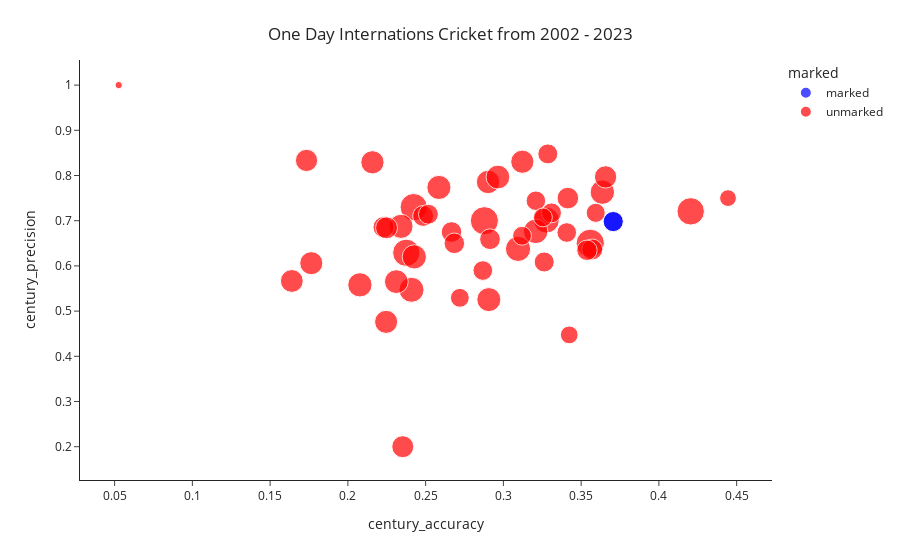

Source (notebook cell):
### Code cell
import plotly.express as px

fig = px.scatter(
    plyer_stats, 
    x="century_accuracy", 
    y="century_precision", 
    size="sample", 
    hover_name="player_name", 
    color="marked",
    color_discrete_map={'unmarked': 'red', 'marked': 'blue', "fab_four": "green"},
    template="simple_white",
    )

fig.update_layout(
    title={
        'text': "One Day Internations Cricket from 2002 - 2023",
        'y':0.95,
        'x':0.5,
        'xanchor': 'center',
        'yanchor': 'top'})

fig.show()

### Figure 1 — Plotly figure (JSON) as saved in the notebook; plotly's stock layout.template omitted (floating-point values rounded to 4 significant figures)
{"data": [{"hovertemplate": "<b>%{hovertext}</b><br><br>marked=marked<br>century_accuracy=%{x}<br>century_precision=%{y}<br>sample=%{marker.size}<extra></extra>", "hovertext": ["SR Tendulkar", "SR Tendulkar"], "legendgroup": "marked", "marker": {"color": "blue", "size": [143, 143], "sizemode": "area", "sizeref": 0.7025, "symbol": "circle"}, "mode": "markers", "name": "marked", "orientation": "v", "showlegend": true, "type": "scatter", "x": [0.3706, 0.3706], "xaxis": "x", "y": [0.6981, 0.6981], "yaxis": "y"}, {"hovertemplate": "<b>%{hovertext}</b><br><br>marked=unmarked<br>century_accuracy=%{x}<br>century_precision=%{y}<br>sample=%{marker.size}<extra></extra>", "hovertext": ["V Kohli", "KC Sangakkara", "MS Dhoni", "RG Sharma", "AB de Villiers", "TM Dilshan", "LRPL Taylor", "DPMD Jayawardene", "Tamim Iqbal", "HM Amla", "MJ Guptill", "EJG Morgan", "MJ Clarke", "Mushfiqur Rahim", "RT Ponting", "Yuvraj Singh", "S Dhawan", "Shakib Al Hasan", "KS Williamson", "WU Tharanga", "CH Gayle", "Mohammad Hafeez", "JE Root", "Shoaib Malik", "DA Warner", "Q de Kock", "AD Mathews", "V Sehwag", "SK Raina", "BRM Taylor", "F du Plessis", "SR Watson", "IR Bell", "GC Smith", "AJ Finch", "BB McCullum", "MEK Hussey", "Babar Azam", "G Gambhir", "SPD Smith", "JH Kallis", "JP Duminy", "Younis Khan", "SD Hope", "Mahmudullah", "Misbah-ul-Haq", "JC Buttler", "Mohammad Yousuf", "PR Stirling"], "legendgroup": "unmarked", "marker": {"color": "red", "size": [264, 281, 278, 235, 209, 260, 212, 261, 223, 175, 193, 19, 199, 220, 189, 205, 164, 203, 154, 206, 199, 205, 147, 207, 139, 140, 187, 157, 190, 170, 135, 150, 153, 151, 141, 187, 149, 99, 134, 126, 128, 173, 169, 111, 183, 136, 139, 125, 125], "sizemode": "area", "sizeref": 0.7025, "symbol": "circle"}, "mode": "markers", "name": "unmarked", "orientation": "v", "showlegend": true, "type": "scatter", "x": [0.4205, 0.3559, 0.2878, 0.3277, 0.3636, 0.2423, 0.3208, 0.2375, 0.3094, 0.3657, 0.2902, 0.05263, 0.2965, 0.2409, 0.3122, 0.2585, 0.3415, 0.2906, 0.3571, 0.2427, 0.2312, 0.2341, 0.3537, 0.2077, 0.3309, 0.3286, 0.2246, 0.2229, 0.2158, 0.2353, 0.3407, 0.2667, 0.2484, 0.2914, 0.3262, 0.1765, 0.2685, 0.4444, 0.3209, 0.3254, 0.3594, 0.1734, 0.2249, 0.3423, 0.1639, 0.2868, 0.2518, 0.312, 0.272], "xaxis": "x", "y": [0.7207, 0.65, 0.7, 0.7013, 0.7632, 0.7302, 0.6765, 0.629, 0.6377, 0.7969, 0.7857, 1, 0.7966, 0.5472, 0.8305, 0.7736, 0.75, 0.5254, 0.6364, 0.62, 0.5652, 0.6875, 0.6346, 0.5581, 0.7174, 0.8478, 0.4762, 0.6857, 0.8293, 0.2, 0.6739, 0.675, 0.7105, 0.6591, 0.6087, 0.6061, 0.65, 0.75, 0.7442, 0.7073, 0.7174, 0.8333, 0.6842, 0.4474, 0.5667, 0.5897, 0.7143, 0.6667, 0.5294], "yaxis": "y"}], "layout": {"legend": {"itemsizing": "constant", "title": {"text": "marked"}, "tracegroupgap": 0}, "margin": {"t": 60}, "title": {"text": "One Day Internations Cricket from 2002 - 2023", "x": 0.5, "xanchor": "center", "y": 0.95, "yanchor": "top"}, "xaxis": {"anchor": "y", "domain": [0, 1], "title": {"text": "century_accuracy"}}, "yaxis": {"anchor": "x", "domain": [0, 1], "title": {"text": "century_precision"}}}}
